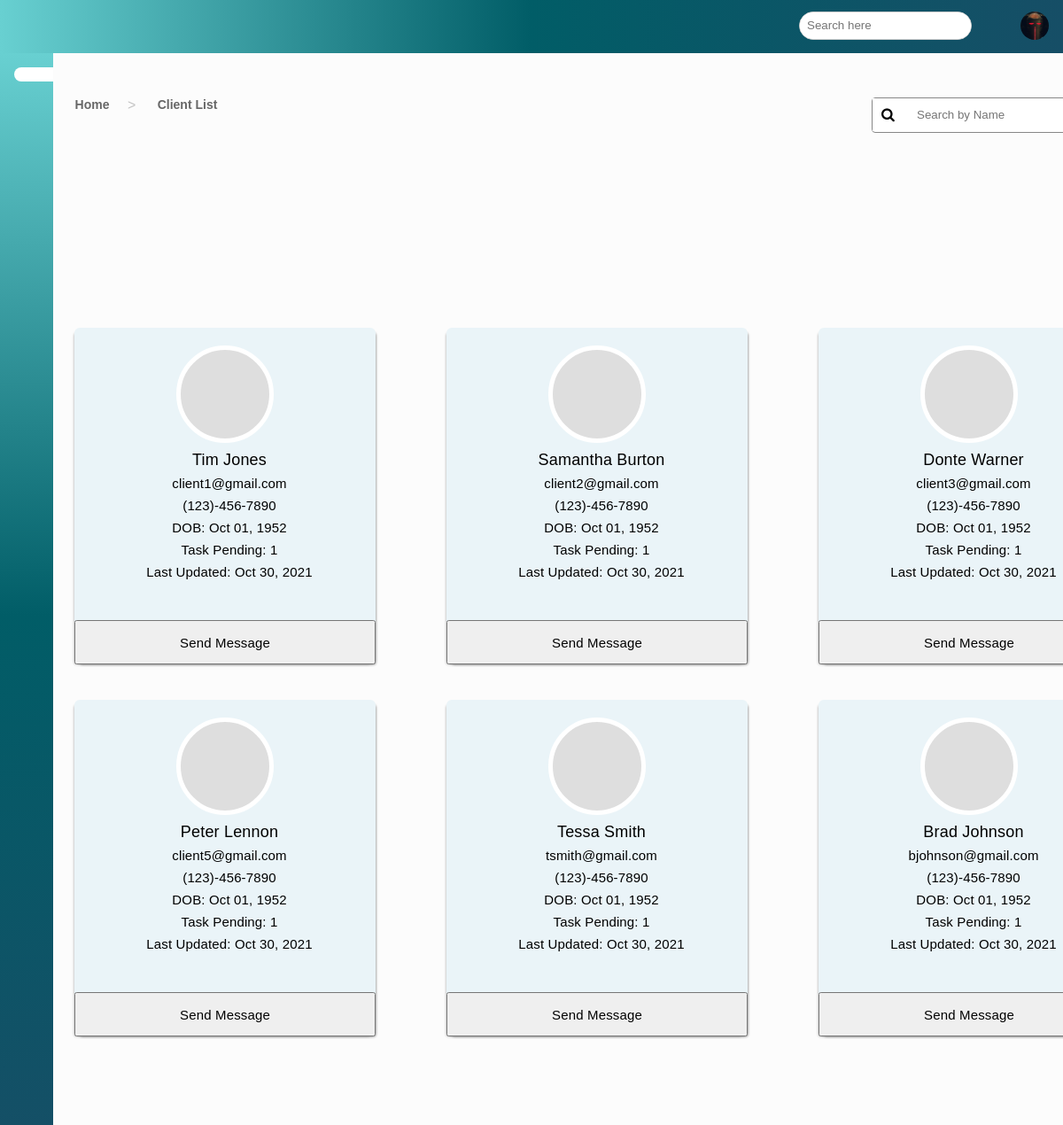
/clientlist/ (signed in), run on the app's committed database.
### app/models.py (models this page shows, shortened)
class Account(AbstractBaseUser, PermissionsMixin):
    username = models.CharField(max_length=30, unique=True)
    email = models.EmailField(verbose_name="email", max_length=60, unique=True)
    avatar = models.ImageField(null=True, blank=True, upload_to='profile_pics')
    bgColor = models.CharField(max_length=10, null=True, blank=True)
    first_name = models.CharField(max_length=30, blank=False, null=False)
    middle_name = models.CharField(max_length=30, blank=True, null=True)
    last_name = models.CharField(max_length=30, blank=False, null=False)
    date_joined = models.DateTimeField(
        verbose_name='date joined', auto_now_add=True)
    last_login = models.DateTimeField(verbose_name='last login', auto_now=True)
    is_admin = models.BooleanField(default=False)
    is_active = models.BooleanField(default=True)
    is_staff = models.BooleanField(default=False)
    is_superuser = models.BooleanField(default=False)
    is_client = models.BooleanField(default=True)
    is_online = models.BooleanField(default=False)
    is_caseworker = models.BooleanField(default=False)
    has_caseworker = models.BooleanField(default=False)
    USERNAME_FIELD = 'username'
    REQUIRED_FIELDS = ['email', 'password', ]
    objects = MyAccountManager()

### app/decorators.py (the view)
        def wrapper_func(request, *args, **kwargs):
            if request.user.groups.filter(name__in=allowed_roles).exists():
                return view_func(request, *args, **kwargs)
            else:
                return HttpResponseRedirect('/')
            return view_func(request, *args, **kwargs)

### app/forms.py
class User_Creation_Form(UserCreationForm):
    username = forms.CharField(widget=forms.TextInput(
        attrs={'placeholder': ''}), required=True)
    email = forms.CharField(widget=forms.TextInput(
        attrs={'placeholder': ''}), required=True)
    avatar = forms.ImageField(widget=forms.FileInput, required=False)
    password1 = forms.CharField(widget=forms.PasswordInput(
        attrs={'placeholder': ''}), required=True)
    password2 = forms.CharField(widget=forms.PasswordInput(
        attrs={'placeholder': ''}), required=True)
    first_name = forms.CharField(widget=forms.TextInput(
        attrs={'placeholder': ''}), required=True)
    middle_name = forms.CharField(widget=forms.TextInput(
        attrs={'placeholder': ''}), required=False)
    last_name = forms.CharField(widget=forms.TextInput(
        attrs={'placeholder': ''}), required=True)
    class Meta:
        model = Account
        fields = ("username", "email", "password1", "avatar", "first_name", "middle_name", "last_name",)

class User_Bg(ModelForm):
    firstname = forms.CharField(label='First Name', required=False)
    lastname = forms.CharField(label='Last Name', required=False)
    middle_initial = forms.CharField(label='Middle Initial', required=False)
    phone_number = forms.CharField(label='Phone Number',)
    birthday = forms.DateField(label ='Birthdate (m/d/y)', widget=forms.DateInput(format='%m/%d/%Y'), input_formats=['%m/%d/%Y'])
    insurance_provider = forms.CharField(label='Insurance Provider', required=False)
    insurance_member_id = forms.CharField(label='Insurance Member ID', required=False)
    class Meta:
        model = BgInfo
        fields = '__all__'
        exclude = ('user',)

### app/context_processors.py (called while the page is built)
def site_user(request):
    background = BgInfo.objects.all()
    userlist = []
    for backs in background:
        userlist.append(backs.user_id)
    return {'background': background, 'userlist': userlist,}

### app/templatetags/project_templates.py (called while the page is built)
@register.filter(name='has_group')
def has_group(user, group_name):
    group = Group.objects.get(name=group_name)
    print(group)
    return True if group in user.groups.all() else False

### app/templates/app/clientlist.html (shortened to what this page needs)
﻿{% extends 'app/format.html' %}
{% block header4 %}
    <a href="{% url 'clientlist' %}" class="active">
    </a>
{% endblock %}
{% block content %}
{% load static %}
<link rel="stylesheet" href="{% static 'app/content/clientlist.css' %}" />
<link rel="stylesheet" href="{% static 'app/content/myModal.css' %}" />
{% load project_templates %}
<div class="clist-path-home show-title">Home</div><div class="clist-path-union show-title"> > </div><div class="clist-path-clist show-title" value="1">Client List</div>
<div class="clist-search-container">
    <input type="text" placeholder="Search by Name" class="clist-searchbar" id="clist-searchbar" onkeyup="filterClientFunction()">
    <i class="fa fa-search" aria-hidden="true" id="clist-searchbar-icon"></i>
</div>
<div class="clist-grid-layout visible">
    {% for client in myclients.clients.all %}
    <div class="clist-client-grid">
        <div class="clist-client-icon-grid" value="{{ client.id }}" onclick="location.href='{% url 'clientsprofile' client.id %}'"></div>
        <div class="clist-client-name-grid">{{ client.first_name }} {{ client.last_name }}</div>
        <div class="clist-client-email-grid">{{ client.email }}</div>
        <div class="clist-client-phone-grid">(123)-456-7890</div>
        <div class="clist-client-dob-grid">DOB: Oct 01, 1952</div>
        <div class="clist-taskdue-grid">Task Pending: 1</div>
        <div class="clist-lastupdated-grid">Last Updated: Oct 30, 2021</div>
        <button class="clist-msg-grid" type="button">Send Message</button>
    </div>
    {% endfor %}
</div>
{% endblock %}

### app/templates/app/format.html (shortened to what this page needs)
﻿<!DOCTYPE html>
{% load static %}
{% load project_templates %}
<html lang="en" xmlns="http://www.w3.org/1999/xhtml">
<head>
    <link rel="stylesheet" href="https://maxst.icons8.com/vue-static/landings/line-awesome/line-awesome/1.3.0/css/line-awesome.min.css">
    <link href="https://cdnjs.cloudflare.com/ajax/libs/font-awesome/4.7.0/css/font-awesome.css" type="text/css" rel="stylesheet">
    <link rel="stylesheet" href="{% static 'app/content/format.css' %}" />
</head>
<body>
<div class="sidebar">
  <div class="sidebar-menu">
      <ul>
          <li>
              {% block header4 %}
              {% endblock %}
          </li>
      </ul>
  </div>
</div>
<header class="dash-header">
<div id="leftside">
  <div class="search-wrapper">
      <input type="search" placeholder="Search here" />
  </div>
    <div class="dropdown">
      <div class="user-wrapper">
        <div class="user-wrapper">
          <a href="{% url 'profile' %}"><div class="profile-pic-wrapper" data-username="{{user.username}}" data-bgcolor="{{user.bgColor}}">
            {% if user.avatar %}
            <img class="profile-pic" src="{{user.avatar.url}}">
            {% endif %}
          </div></a>
      </div>
  </div>
</div>
</div>
</header>
    <div class="container">
        {% block content %}{% endblock %}
    </div>
</body>
</html>

### app/static/app/content/format.css (style rules this page uses)
* { margin: 0; padding: 0; box-sizing: border-box; list-style-type: none; text-decoration: none; font-family: effra, Helvetica; }
.sidebar { width: 60px; left: 0; top: 60px; height: 100%; background-image: linear-gradient(to bottom, #68D0D1, #015D67, #164E66); position: fixed; z-index: 10; }
.sidebar-menu li { width: 100%; padding-left: 1rem; margin-bottom: 1rem; }
.sidebar-menu a { display: block; color: #fff; font-size: 1.1rem; }
.sidebar-menu a.active { background: #FFF; right: 10px; padding-top: .5rem; padding-bottom: .5rem; border-radius: 30px 0px 0px 30px; color: #68D0D1; }
.dash-header { display: flex; padding: .8rem 1rem; background-image: linear-gradient(to right, #68D0D1, #015D67, #164E66); height: 60px; width: 100%; top: 0; z-index: 10; position: fixed; right: 0; }
.search-wrapper { position: relative; border: 1px solid #ccc; border-radius: 30px; height: 32px; display: flex; align-items: center; overflow-x: hidden; background-color: #fff; right: 25px; }
.search-wrapper input { height: 100%; padding: .5rem; border: none; outline: none; }
.user-wrapper { position: relative; display: flex; align-items: center; padding-left: 5px; right: 10px; margin-left: 20px; }
#leftside { display: flex; justify-content: flex-end; margin-left: 78%; }
.dropdown { display: inline-block; cursor: pointer; }
.container { position: absolute; left: 7%; top: 100px; overflow: visible; }
html, body { height: 110%; background: #FCFCFC; font-family: Effra, Helvetica; }
.profile-pic { max-width: 32px; max-height: 32px; width: 32px; height: 32px; white-space: normal; margin-right: 15px; border-radius: 50%; font-size: 16px; color: #fff; text-align: center; line-height: 150px; cursor: context-menu; overflow: hidden; justify-content: center; display: flex; align-items: center; }

### data on the page
Account: avatar (picture)
Account: {{ client.id }} 20 (drawn), first_name "Tim", last_name "Jones", email "client1@gmail.com"
Account: {{ client.id }} 21 (drawn), first_name "Samantha", last_name "Burton", email "client2@gmail.com"
Account: {{ client.id }} 22 (drawn), first_name "Donte", last_name "Warner", email "client3@gmail.com"
Account: {{ client.id }} 24 (drawn), first_name "Peter", last_name "Lennon", email "client5@gmail.com"
Account: {{ client.id }} 30 (drawn), first_name "Tessa", last_name "Smith", email "tsmith@gmail.com"
Account: {{ client.id }} 31 (drawn), first_name "Brad", last_name "Johnson", email "bjohnson@gmail.com"
